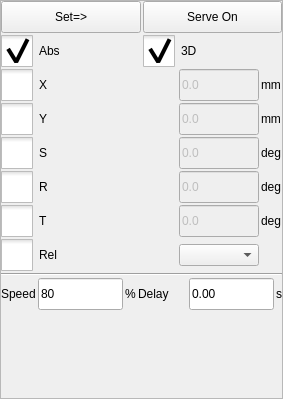
<?xml version="1.0" encoding="UTF-8"?>
<ui version="4.0">
 <class>ActionSettingFrame</class>
 <widget class="QFrame" name="ActionSettingFrame">
  <property name="geometry">
   <rect>
    <x>0</x>
    <y>0</y>
    <width>283</width>
    <height>399</height>
   </rect>
  </property>
  <property name="windowTitle">
   <string>Frame</string>
  </property>
  <property name="frameShape">
   <enum>QFrame::StyledPanel</enum>
  </property>
  <property name="frameShadow">
   <enum>QFrame::Raised</enum>
  </property>
  <layout class="QVBoxLayout" name="verticalLayout">
   <property name="spacing">
    <number>2</number>
   </property>
   <property name="margin">
    <number>0</number>
   </property>
   <item>
    <layout class="QHBoxLayout" name="horizontalLayout">
     <item>
      <widget class="QToolButton" name="inputButton">
       <property name="sizePolicy">
        <sizepolicy hsizetype="Preferred" vsizetype="Preferred">
         <horstretch>0</horstretch>
         <verstretch>0</verstretch>
        </sizepolicy>
       </property>
       <property name="minimumSize">
        <size>
         <width>64</width>
         <height>32</height>
        </size>
       </property>
       <property name="text">
        <string>Set=&gt;</string>
       </property>
      </widget>
     </item>
     <item>
      <widget class="QToolButton" name="serveControl">
       <property name="sizePolicy">
        <sizepolicy hsizetype="Preferred" vsizetype="Preferred">
         <horstretch>0</horstretch>
         <verstretch>0</verstretch>
        </sizepolicy>
       </property>
       <property name="minimumSize">
        <size>
         <width>64</width>
         <height>32</height>
        </size>
       </property>
       <property name="text">
        <string>Serve On</string>
       </property>
       <property name="checkable">
        <bool>true</bool>
       </property>
      </widget>
     </item>
    </layout>
   </item>
   <item>
    <layout class="QHBoxLayout" name="horizontalLayout_2">
     <item>
      <widget class="QCheckBox" name="absBox">
       <property name="minimumSize">
        <size>
         <width>80</width>
         <height>0</height>
        </size>
       </property>
       <property name="styleSheet">
        <string notr="true">::indicator {
     width: 32px;
     height: 32px;
 }

::indicator:unchecked 
{
     image: url(:/resource/check_unchecked.png);
 }
::indicator:checked 
{
     image: url(:/resource/check_checked.png);
 }

::indicator:checked:disabled
{
 image: url(:/resource/check_checked_disable.png);
}

::indicator:unchecked:disabled
{
 image: url(:/resource/check_unchecked_disable.png);
}</string>
       </property>
       <property name="text">
        <string>Abs</string>
       </property>
       <property name="checkable">
        <bool>true</bool>
       </property>
       <property name="checked">
        <bool>true</bool>
       </property>
       <attribute name="buttonGroup">
        <string notr="true">buttonGroup</string>
       </attribute>
      </widget>
     </item>
     <item>
      <widget class="QCheckBox" name="curveBox">
       <property name="styleSheet">
        <string notr="true">::indicator {
     width: 32px;
     height: 32px;
 }

::indicator:unchecked 
{
     image: url(:/resource/check_unchecked.png);
 }
::indicator:checked 
{
     image: url(:/resource/check_checked.png);
 }

::indicator:checked:disabled
{
 image: url(:/resource/check_checked_disable.png);
}

::indicator:unchecked:disabled
{
 image: url(:/resource/check_unchecked_disable.png);
}</string>
       </property>
       <property name="text">
        <string>3D</string>
       </property>
       <property name="checkable">
        <bool>true</bool>
       </property>
       <property name="checked">
        <bool>true</bool>
       </property>
      </widget>
     </item>
    </layout>
   </item>
   <item>
    <layout class="QGridLayout" name="gridLayout">
     <property name="spacing">
      <number>2</number>
     </property>
     <item row="0" column="0">
      <widget class="QCheckBox" name="gxButton">
       <property name="styleSheet">
        <string notr="true">::indicator {
     width: 32px;
     height: 32px;
 }

::indicator:unchecked 
{
     image: url(:/resource/check_unchecked.png);
 }
::indicator:checked 
{
     image: url(:/resource/check_checked.png);
 }

::indicator:checked:disabled
{
 image: url(:/resource/check_checked_disable.png);
}

::indicator:unchecked:disabled
{
 image: url(:/resource/check_unchecked_disable.png);
}</string>
       </property>
       <property name="text">
        <string>X</string>
       </property>
       <property name="checkable">
        <bool>true</bool>
       </property>
      </widget>
     </item>
     <item row="0" column="1">
      <widget class="ICLineEditWithVirtualNumericKeypad" name="x1PosLineEdit">
       <property name="enabled">
        <bool>false</bool>
       </property>
       <property name="minimumSize">
        <size>
         <width>80</width>
         <height>0</height>
        </size>
       </property>
       <property name="maximumSize">
        <size>
         <width>80</width>
         <height>32</height>
        </size>
       </property>
       <property name="text">
        <string>0.0</string>
       </property>
      </widget>
     </item>
     <item row="0" column="2">
      <widget class="QLabel" name="label_11">
       <property name="sizePolicy">
        <sizepolicy hsizetype="Fixed" vsizetype="Preferred">
         <horstretch>0</horstretch>
         <verstretch>0</verstretch>
        </sizepolicy>
       </property>
       <property name="text">
        <string>mm</string>
       </property>
       <property name="alignment">
        <set>Qt::AlignLeading|Qt::AlignLeft|Qt::AlignVCenter</set>
       </property>
      </widget>
     </item>
     <item row="1" column="0">
      <widget class="QCheckBox" name="gyButton">
       <property name="styleSheet">
        <string notr="true">::indicator {
     width: 32px;
     height: 32px;
 }

::indicator:unchecked 
{
     image: url(:/resource/check_unchecked.png);
 }
::indicator:checked 
{
     image: url(:/resource/check_checked.png);
 }

::indicator:checked:disabled
{
 image: url(:/resource/check_checked_disable.png);
}

::indicator:unchecked:disabled
{
 image: url(:/resource/check_unchecked_disable.png);
}</string>
       </property>
       <property name="text">
        <string>Y</string>
       </property>
       <property name="checkable">
        <bool>true</bool>
       </property>
      </widget>
     </item>
     <item row="1" column="1">
      <widget class="ICLineEditWithVirtualNumericKeypad" name="y1PosLineEdit">
       <property name="enabled">
        <bool>false</bool>
       </property>
       <property name="minimumSize">
        <size>
         <width>80</width>
         <height>0</height>
        </size>
       </property>
       <property name="maximumSize">
        <size>
         <width>80</width>
         <height>32</height>
        </size>
       </property>
       <property name="text">
        <string>0.0</string>
       </property>
      </widget>
     </item>
     <item row="1" column="2">
      <widget class="QLabel" name="label_10">
       <property name="sizePolicy">
        <sizepolicy hsizetype="Fixed" vsizetype="Preferred">
         <horstretch>0</horstretch>
         <verstretch>0</verstretch>
        </sizepolicy>
       </property>
       <property name="text">
        <string>mm</string>
       </property>
       <property name="alignment">
        <set>Qt::AlignLeading|Qt::AlignLeft|Qt::AlignVCenter</set>
       </property>
      </widget>
     </item>
     <item row="2" column="0">
      <widget class="QCheckBox" name="gzButton">
       <property name="styleSheet">
        <string notr="true">::indicator {
     width: 32px;
     height: 32px;
 }

::indicator:unchecked 
{
     image: url(:/resource/check_unchecked.png);
 }
::indicator:checked 
{
     image: url(:/resource/check_checked.png);
 }

::indicator:checked:disabled
{
 image: url(:/resource/check_checked_disable.png);
}

::indicator:unchecked:disabled
{
 image: url(:/resource/check_unchecked_disable.png);
}</string>
       </property>
       <property name="text">
        <string>S</string>
       </property>
       <property name="checkable">
        <bool>true</bool>
       </property>
      </widget>
     </item>
     <item row="2" column="1">
      <widget class="ICLineEditWithVirtualNumericKeypad" name="zPosLineEdit">
       <property name="enabled">
        <bool>false</bool>
       </property>
       <property name="minimumSize">
        <size>
         <width>80</width>
         <height>0</height>
        </size>
       </property>
       <property name="maximumSize">
        <size>
         <width>80</width>
         <height>32</height>
        </size>
       </property>
       <property name="text">
        <string>0.0</string>
       </property>
      </widget>
     </item>
     <item row="2" column="2">
      <widget class="QLabel" name="label_12">
       <property name="sizePolicy">
        <sizepolicy hsizetype="Fixed" vsizetype="Preferred">
         <horstretch>0</horstretch>
         <verstretch>0</verstretch>
        </sizepolicy>
       </property>
       <property name="text">
        <string>deg</string>
       </property>
       <property name="alignment">
        <set>Qt::AlignLeading|Qt::AlignLeft|Qt::AlignVCenter</set>
       </property>
      </widget>
     </item>
     <item row="3" column="0">
      <widget class="QCheckBox" name="gPButton">
       <property name="styleSheet">
        <string notr="true">::indicator {
     width: 32px;
     height: 32px;
 }

::indicator:unchecked 
{
     image: url(:/resource/check_unchecked.png);
 }
::indicator:checked 
{
     image: url(:/resource/check_checked.png);
 }

::indicator:checked:disabled
{
 image: url(:/resource/check_checked_disable.png);
}

::indicator:unchecked:disabled
{
 image: url(:/resource/check_unchecked_disable.png);
}</string>
       </property>
       <property name="text">
        <string>R</string>
       </property>
       <property name="checkable">
        <bool>true</bool>
       </property>
      </widget>
     </item>
     <item row="3" column="1">
      <widget class="ICLineEditWithVirtualNumericKeypad" name="pPosLineEdit">
       <property name="enabled">
        <bool>false</bool>
       </property>
       <property name="minimumSize">
        <size>
         <width>80</width>
         <height>0</height>
        </size>
       </property>
       <property name="maximumSize">
        <size>
         <width>80</width>
         <height>32</height>
        </size>
       </property>
       <property name="text">
        <string>0.0</string>
       </property>
      </widget>
     </item>
     <item row="3" column="2">
      <widget class="QLabel" name="label_14">
       <property name="sizePolicy">
        <sizepolicy hsizetype="Fixed" vsizetype="Preferred">
         <horstretch>0</horstretch>
         <verstretch>0</verstretch>
        </sizepolicy>
       </property>
       <property name="text">
        <string>deg</string>
       </property>
       <property name="alignment">
        <set>Qt::AlignLeading|Qt::AlignLeft|Qt::AlignVCenter</set>
       </property>
      </widget>
     </item>
     <item row="4" column="0">
      <widget class="QCheckBox" name="gtButton">
       <property name="styleSheet">
        <string notr="true">::indicator {
     width: 32px;
     height: 32px;
 }

::indicator:unchecked 
{
     image: url(:/resource/check_unchecked.png);
 }
::indicator:checked 
{
     image: url(:/resource/check_checked.png);
 }

::indicator:checked:disabled
{
 image: url(:/resource/check_checked_disable.png);
}

::indicator:unchecked:disabled
{
 image: url(:/resource/check_unchecked_disable.png);
}</string>
       </property>
       <property name="text">
        <string>T</string>
       </property>
       <property name="checkable">
        <bool>true</bool>
       </property>
      </widget>
     </item>
     <item row="4" column="1">
      <widget class="ICLineEditWithVirtualNumericKeypad" name="tPosLineEdit">
       <property name="enabled">
        <bool>false</bool>
       </property>
       <property name="minimumSize">
        <size>
         <width>80</width>
         <height>0</height>
        </size>
       </property>
       <property name="maximumSize">
        <size>
         <width>80</width>
         <height>32</height>
        </size>
       </property>
       <property name="text">
        <string>0.0</string>
       </property>
      </widget>
     </item>
     <item row="4" column="2">
      <widget class="QLabel" name="label_13">
       <property name="sizePolicy">
        <sizepolicy hsizetype="Fixed" vsizetype="Preferred">
         <horstretch>0</horstretch>
         <verstretch>0</verstretch>
        </sizepolicy>
       </property>
       <property name="text">
        <string>deg</string>
       </property>
       <property name="alignment">
        <set>Qt::AlignLeading|Qt::AlignLeft|Qt::AlignVCenter</set>
       </property>
      </widget>
     </item>
     <item row="5" column="0">
      <widget class="QCheckBox" name="relBox">
       <property name="styleSheet">
        <string notr="true">::indicator {
     width: 32px;
     height: 32px;
 }

::indicator:unchecked 
{
     image: url(:/resource/check_unchecked.png);
 }
::indicator:checked 
{
     image: url(:/resource/check_checked.png);
 }

::indicator:checked:disabled
{
 image: url(:/resource/check_checked_disable.png);
}

::indicator:unchecked:disabled
{
 image: url(:/resource/check_unchecked_disable.png);
}</string>
       </property>
       <property name="text">
        <string>Rel</string>
       </property>
       <property name="checkable">
        <bool>true</bool>
       </property>
       <attribute name="buttonGroup">
        <string notr="true">buttonGroup</string>
       </attribute>
      </widget>
     </item>
     <item row="5" column="1">
      <widget class="ICComboBox" name="pointSel"/>
     </item>
    </layout>
   </item>
   <item>
    <widget class="Line" name="line">
     <property name="styleSheet">
      <string notr="true">QMessageBox QAbstractButton
{
    min-width: 90px;
	min-height:30px;
}
</string>
     </property>
     <property name="orientation">
      <enum>Qt::Horizontal</enum>
     </property>
    </widget>
   </item>
   <item>
    <layout class="QGridLayout" name="gridLayout_2">
     <property name="spacing">
      <number>2</number>
     </property>
     <item row="0" column="3">
      <widget class="QLabel" name="label_2">
       <property name="text">
        <string>Delay</string>
       </property>
      </widget>
     </item>
     <item row="0" column="5">
      <widget class="QLabel" name="label_8">
       <property name="sizePolicy">
        <sizepolicy hsizetype="Fixed" vsizetype="Preferred">
         <horstretch>0</horstretch>
         <verstretch>0</verstretch>
        </sizepolicy>
       </property>
       <property name="text">
        <string>s</string>
       </property>
       <property name="alignment">
        <set>Qt::AlignLeading|Qt::AlignLeft|Qt::AlignVCenter</set>
       </property>
      </widget>
     </item>
     <item row="0" column="4">
      <widget class="ICLineEditWithVirtualNumericKeypad" name="delayEdit">
       <property name="minimumSize">
        <size>
         <width>85</width>
         <height>32</height>
        </size>
       </property>
       <property name="maximumSize">
        <size>
         <width>85</width>
         <height>32</height>
        </size>
       </property>
       <property name="text">
        <string>0.00</string>
       </property>
      </widget>
     </item>
     <item row="0" column="0">
      <widget class="QLabel" name="label_6">
       <property name="sizePolicy">
        <sizepolicy hsizetype="Fixed" vsizetype="Preferred">
         <horstretch>0</horstretch>
         <verstretch>0</verstretch>
        </sizepolicy>
       </property>
       <property name="text">
        <string>Speed</string>
       </property>
       <property name="alignment">
        <set>Qt::AlignLeading|Qt::AlignLeft|Qt::AlignVCenter</set>
       </property>
      </widget>
     </item>
     <item row="0" column="1">
      <widget class="ICLineEditWithVirtualNumericKeypad" name="speedEdit">
       <property name="minimumSize">
        <size>
         <width>85</width>
         <height>32</height>
        </size>
       </property>
       <property name="maximumSize">
        <size>
         <width>85</width>
         <height>32</height>
        </size>
       </property>
       <property name="text">
        <string>80</string>
       </property>
      </widget>
     </item>
     <item row="0" column="2">
      <widget class="QLabel" name="label_7">
       <property name="sizePolicy">
        <sizepolicy hsizetype="Fixed" vsizetype="Preferred">
         <horstretch>0</horstretch>
         <verstretch>0</verstretch>
        </sizepolicy>
       </property>
       <property name="text">
        <string>%</string>
       </property>
       <property name="alignment">
        <set>Qt::AlignLeading|Qt::AlignLeft|Qt::AlignVCenter</set>
       </property>
      </widget>
     </item>
    </layout>
   </item>
   <item>
    <spacer name="verticalSpacer">
     <property name="orientation">
      <enum>Qt::Vertical</enum>
     </property>
     <property name="sizeHint" stdset="0">
      <size>
       <width>20</width>
       <height>40</height>
      </size>
     </property>
    </spacer>
   </item>
  </layout>
 </widget>
 <customwidgets>
  <customwidget>
   <class>ICComboBox</class>
   <extends>QComboBox</extends>
   <header>iccombobox.h</header>
  </customwidget>
  <customwidget>
   <class>ICLineEditWithVirtualNumericKeypad</class>
   <extends>QLineEdit</extends>
   <header>iclineeditwithvirtualnumerickeypad.h</header>
  </customwidget>
 </customwidgets>
 <resources/>
 <connections/>
 <buttongroups>
  <buttongroup name="buttonGroup"/>
 </buttongroups>
</ui>
